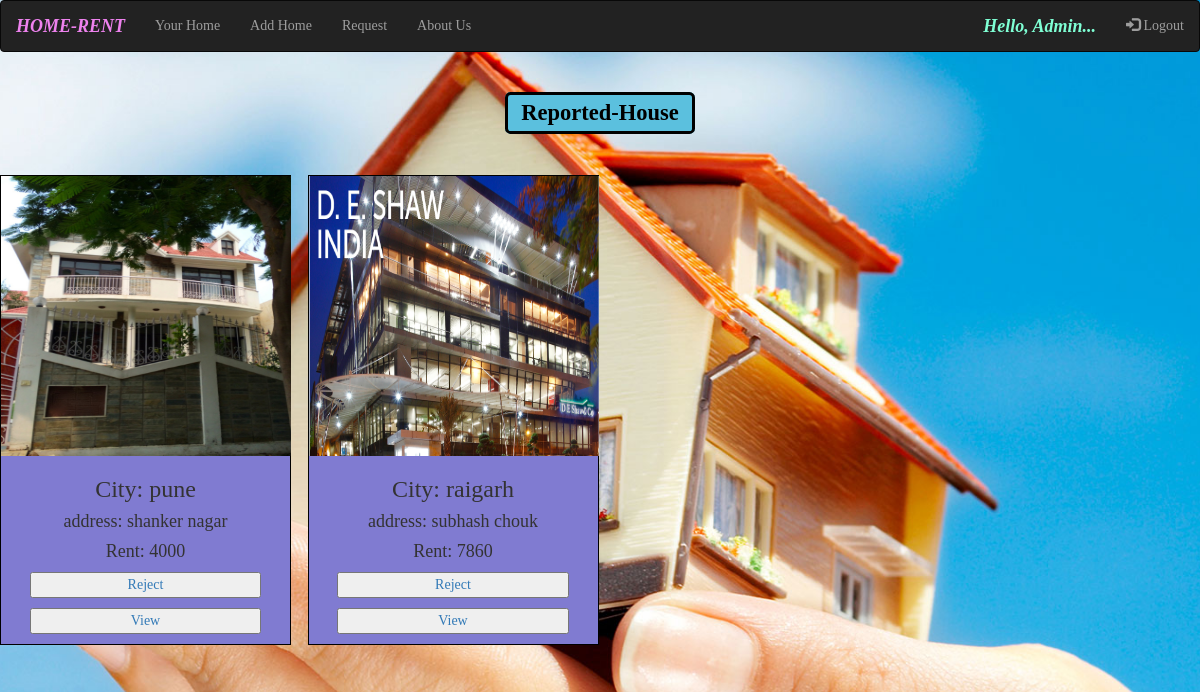
Before: /request/ (signed in) with the older database file.
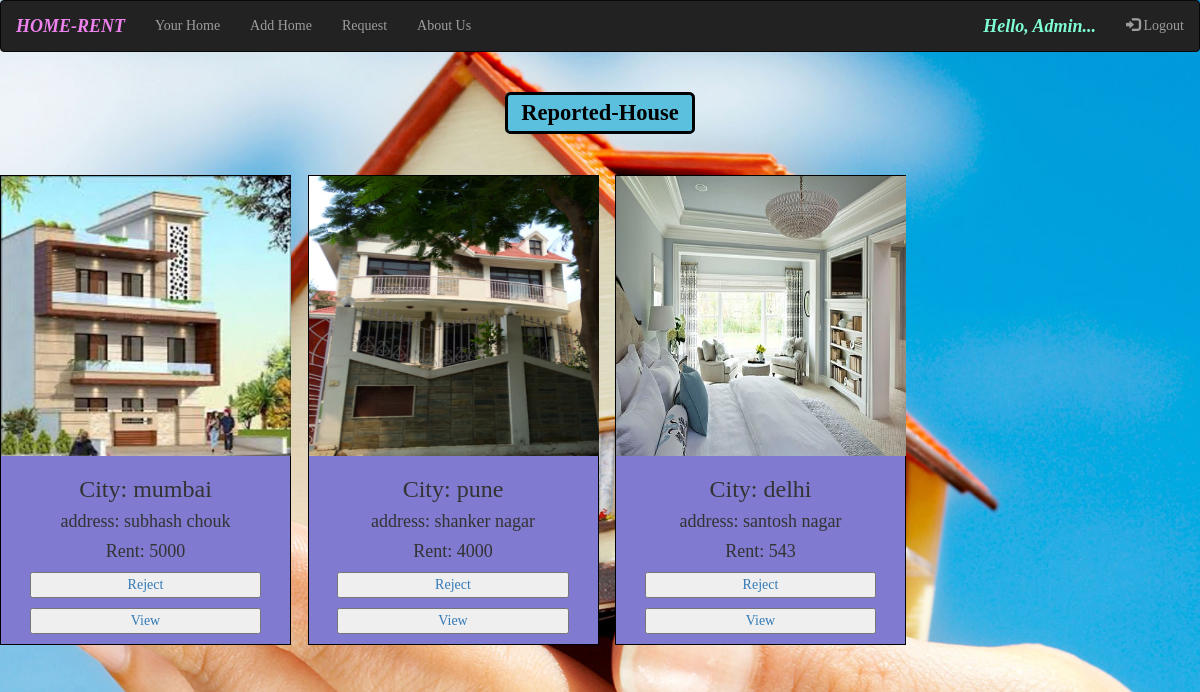
After: the same page with the newer database file.
### homeapp/models.py (models this page shows, shortened)
class Item(models.Model):
    user = models.ForeignKey(User, on_delete=models.CASCADE, related_name="item", null=True)
    city = models.CharField(max_length=50)
    address =models.CharField(max_length=300)
    rent= models.IntegerField(null = True)
    description= models.CharField(max_length=500)
    number=models.IntegerField(null=True)
    picture = models.FileField(blank=True, null=True)
    report =models.IntegerField(default=0)
    status =models.CharField(max_length=50,default="Safe")
    availability = models.CharField(max_length=200, default="Available")

### homeapp/views.py (the view)
# urls.py: path('request/',views.homerequest,name="homerequest"),
@login_required
def homerequest(request):
    if request.user.is_staff:
        home=Item.objects.filter(report__gte =1)
        return render(request,'request.html',{'allhome':home})
    else:
        raise Http404("You are not an admin")

### templates/request.html (shortened to what this page needs)
{% extends 'base.html' %}
{% block body %}
<div class="row">
    <h2 style="text-align: center;"><span class="label label-info" style="border-style: solid; color:black">Reported-House</span></h2><br><br>
    {% if allhome %}
    {% for homeobject in allhome %}
    <div class="col-xs-12 col-sm-6 col-md-4 col-lg-3 abc">
        <div class="card" style="text-align: center;">
            {% if homeobject.picture %}
            <img src="{{homeobject.picture.url}}" alt="No Image"
                style=" width:290px; height:280px;background-size:cover;">
            {% endif %}
            <h3>City: {{homeobject.city}}</h3>
            <h4>address: {{homeobject.address}}</h4>
            <b>
                <h4>Rent: {{homeobject.rent}}</h4>
            </b>
            <a href="/reject/{{homeobject.id}}/"><p><button style="width: 80%;">Reject</button></p></a>
            <a href="/{{homeobject.id}}"><p><button style="width: 80%;">View</button></p></a>
        </div>
        <br>
    </div>
    {% endfor %}
    {%else%}
    <h3 style="margin: 5%;">You don't have any list</h3>
    {%endif%}
</div>
{% endblock body %}

Changed rows visible on the page:
removed Item: picture (picture), city "raigarh", address "subhash chouk", rent "7860"
now on this page (row edited): Item: picture (picture), city "mumbai", address "subhash chouk", rent "5000"
now on this page (row edited): Item: picture (picture), city "delhi", address "santosh nagar", rent "543"
